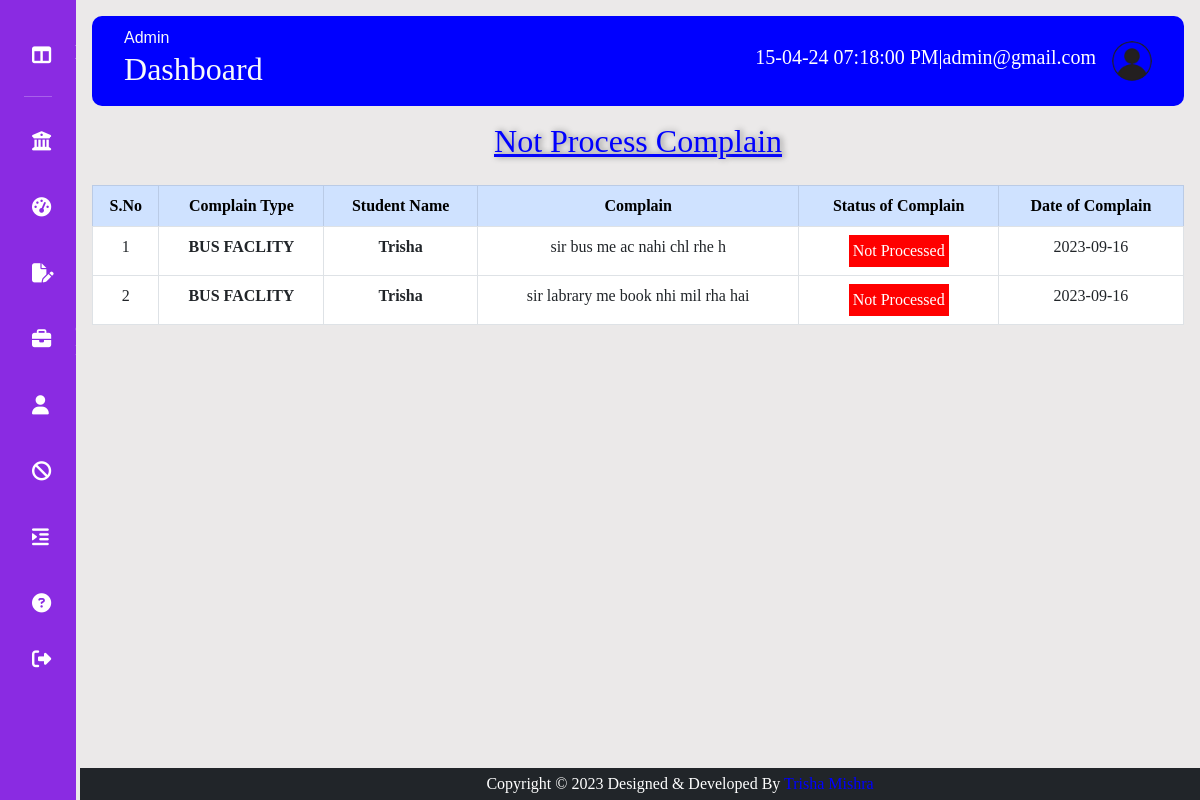
The page /admin/notprocesyet.php (signed in) on the database its author committed.
### tables this page shows
CREATE TABLE IF NOT EXISTS `tbl_complain` (
  `cmpid` int(11) NOT NULL AUTO_INCREMENT,
  `ctid` int(11) NOT NULL,
  `uid` int(11) NOT NULL,
  `complain` varchar(200) NOT NULL,
  `doc` varchar(10) NOT NULL,
  `status` varchar(1) NOT NULL,
  `docomplain` varchar(10) NOT NULL,
  PRIMARY KEY (`cmpid`)
);

CREATE TABLE IF NOT EXISTS `tbl_complain_type` (
  `ctid` int(11) NOT NULL AUTO_INCREMENT,
  `complain` varchar(60) NOT NULL,
  `status` varchar(1) NOT NULL,
  `dor` varchar(10) NOT NULL,
  PRIMARY KEY (`ctid`)
);

CREATE TABLE IF NOT EXISTS `tbl_user` (
  `uid` int(11) NOT NULL AUTO_INCREMENT,
  `name` varchar(60) NOT NULL,
  `fname` varchar(60) NOT NULL,
  `gender` varchar(6) NOT NULL,
  `email` varchar(30) NOT NULL,
  `password` varchar(40) NOT NULL,
  `mobile` bigint(20) NOT NULL,
  `dob` date NOT NULL,
  `address` varchar(60) NOT NULL,
  `city` varchar(12) NOT NULL,
  `pincode` int(11) NOT NULL,
  `course` varchar(20) NOT NULL,
  `sid` int(11) NOT NULL,
  `cid` int(11) NOT NULL,
  `profile_pic` varchar(200) NOT NULL,
  `status` varchar(5) NOT NULL,
  `dor` varchar(10) NOT NULL,
  PRIMARY KEY (`uid`)
);

### admin/notprocesyet.php (the view)
<?php
include("headeradmin.php");
include("connection.php");
$query="select * from tbl_complain where status='N'";
$res=mysqli_query($con,$query);
?>
<h2 align="center" style=" color:blue; text-shadow:2px 0px 6px grey; text-decoration:underline;">Not Process Complain</h2>
<table class="text-center table-bordered mt-4 table table-hover">
    <tr>
    <thead class="table-primary">
        <th>S.No</th>
        <th>Complain Type</th>
        <th>Student Name</th>
        <th>Complain</th>
        <th>Status of Complain</th>
        <th>Date of Complain</th>
        </thead>
    </tr>
    <?php
    $id=1;
    while($row=mysqli_fetch_array($res))
    {
    ?>
    <tr>
        <td><?php echo $id ?></td>
        <?php $ctid=$row['ctid'];
                 $query2="select * from tbl_complain_type where ctid='$ctid'";
                 $res2=mysqli_query($con,$query2);
                 if($row2=mysqli_fetch_array($res2))
                 {
                 $complain=$row2['complain'];
                 }
                  ?>
                 <td><b><?php echo strtoupper($complain) ?></b> </td>
                 <?php $uid=$row['uid'];
                 $query3="select * from tbl_user where uid='$uid'";
                 $res3=mysqli_query($con,$query3);
                 if($row3=mysqli_fetch_array($res3))
                {
                  $name=$row3['name'];
                 }
                ?>
                <td><b><?php echo $name ?> </b></td>
        <td><?php echo $row['complain'];  ?></td>
        <td><a href="status.php?id=<?php echo $row['cmpid'];?>" ><button style="background-color:red; color:white;" class="p-1"><?php echo $row['status'];  ?>ot Processed</button></a></td>
        <td><?php echo $row['doc'];  ?></td>
    </tr>
    <?php
    $id++;
    }
    ?>
</table>
<?php
include("mainadmin.php");
?>

### admin/headeradmin.php (style rules this page uses)
* { margin: 0%; padding: 0%; border: none; outline: none; box-sizing:border-box; }
body { display: flex; font-family:calibri; }

### rows shown on the page
tbl_complain: ctid.complain "BUS FACLITY", uid.name "Trisha", complain "sir bus me ac nahi chl rhe h", status "N", doc "2023-09-16"
tbl_complain: uid.name "Trisha", complain "sir labrary me book nhi mil rha hai", status "N", doc "2023-09-16"
tbl_complain_type: complain "BUS FACLITY"

### other values the page prints
$_SESSION['admin'] "admin@gmail.com"
